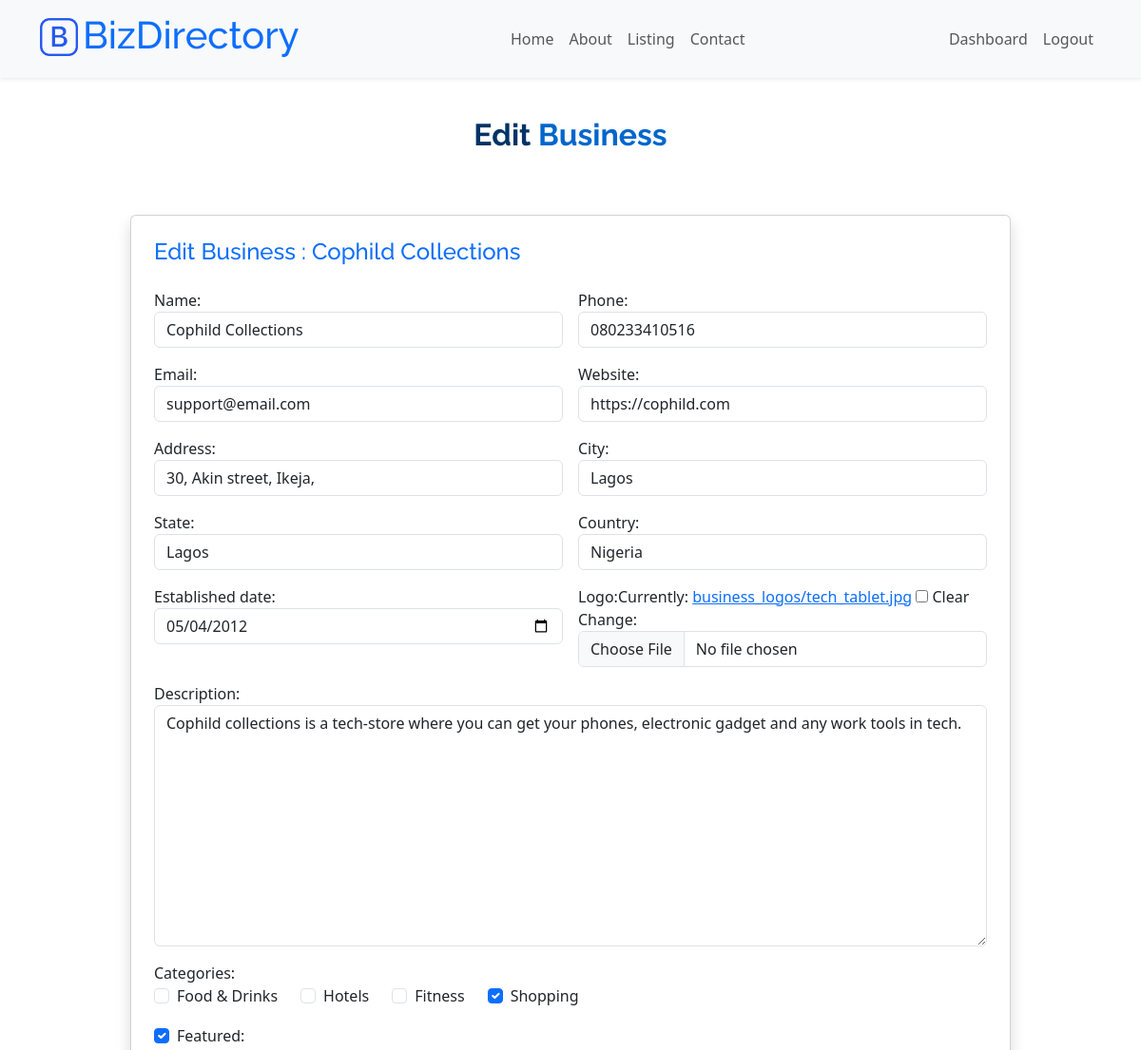
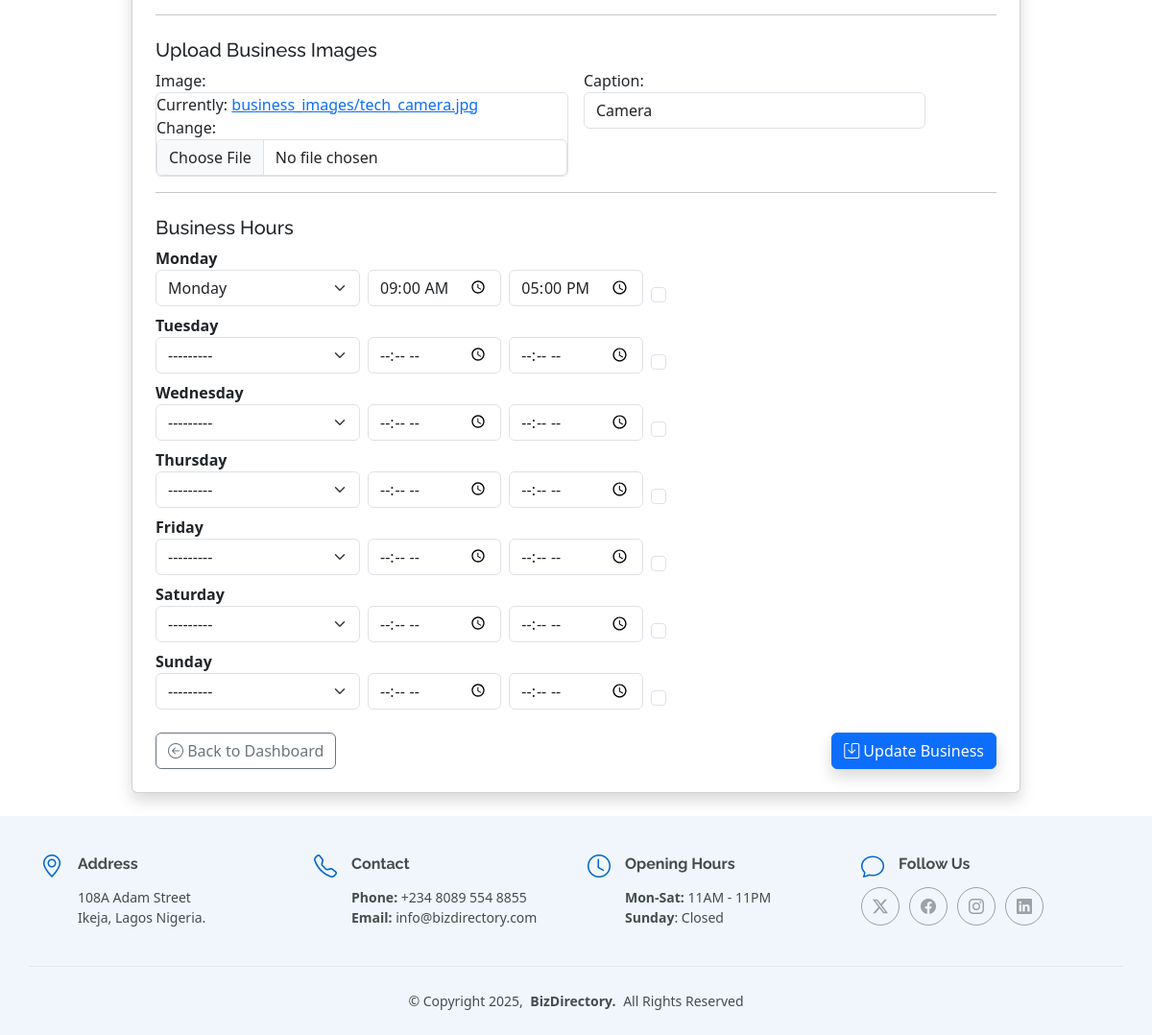
Page /bizDir/business/edit/4/ (signed in) on the committed database (2 pictures, top to bottom).
### bizDir/models.py (models this page shows, shortened)
class Business(models.Model):
    STATUS_CHOICES = [
        ('active', 'Active'),
        ('pending', 'Pending'),
        ('inactive', 'Inactive'),
    ]
    name = models.CharField(max_length=200)
    slug = models.SlugField(unique=True, blank=True) # Added this part
    owner = models.ForeignKey(User, on_delete=models.CASCADE, related_name='owned_businesses')
    description = models.TextField()
    address = models.CharField(max_length=255)
    city = models.CharField(max_length=100)
    state = models.CharField(max_length=100)
    country = models.CharField(max_length=100, default='Nigeria')
    phone = models.CharField(max_length=20)
    email = models.EmailField()
    website = models.URLField(blank=True)
    categories = models.ManyToManyField(BusinessCategory, related_name='businesses')
    featured = models.BooleanField(default=False)
    promoted_until = models.DateField(null=True, blank=True) # Added this part
    established_date = models.DateField(null=True, blank=True)
    logo = models.ImageField(upload_to='business_logos/', null=True, blank=True)
    is_active = models.BooleanField(default=True) # Added this part
    views = models.PositiveBigIntegerField(default=0) # Added this part
    status = models.CharField(max_length=10, choices=STATUS_CHOICES, default='pending')

class BusinessCategory(models.Model):
    name = models.CharField(max_length=100)
    icon = models.CharField(max_length=50, blank=True)  # For frontend display
    def __str__(self):
        return self.name

class BusinessImage(models.Model):
    business = models.ForeignKey(Business, on_delete=models.CASCADE, related_name='images')
    image = models.ImageField(upload_to='business_images/')
    caption = models.CharField(max_length=200, blank=True)

### bizDir/views.py (the view, shortened to what this page needs)
# urls.py: path("business/edit/<int:business_id>/", editBusiness, name="edit_business"),
@login_required(login_url='/bizDir/login')
def editBusiness(request:HttpRequest, business_id):
    try:
        if request.user.profile.role != 'owner':
            messages.error(request, "You do not have permission to edit this business.")
            return redirect('homepage')
        business = Business.objects.get(id=business_id, owner=request.user)
    except Business.DoesNotExist:
        raise Http404("Business not found.")
    business_form = BusinessForm(request.POST or None, request.FILES or None, instance=business)
    image = BusinessImage.objects.filter(business=business).first()
    image_form = BusinessImageForm(request.POST or None, request.FILES or None, instance=image)
    hours_forms = []
    for day in range(7):
        hours = BusinessHours.objects.filter(business=business, day_of_week=day).first()
        form = BusinessHoursForm(request.POST or None, instance=hours, prefix=f"day_{day}")
        hours_forms.append((calendar.day_name[day], form))
    return render(request, "user/edit_business.html",  {
        "business": business,
        'business_form': business_form,
        'image_form': image_form,
        'hours_forms': hours_forms,
    })

### bizDir/forms.py
class BusinessForm(forms.ModelForm):
    def __init__(self, *args, **kwargs):
        super().__init__(*args, **kwargs)
        for field in self.fields.values():
            if isinstance(field.widget, forms.CheckboxInput) or isinstance(field.widget, forms.CheckboxSelectMultiple):
                field.widget.attrs.update({'class': 'form-check-input'})
            else:
                field.widget.attrs.update({'class': 'form-control'})
    class Meta:
        model = Business
        fields = [
            "name", "description", "address", "city", "state", "country",
            "phone", "email", "website", "categories", "featured",
            "established_date", "logo"
        ]
        widgets = {
            "categories": forms.CheckboxSelectMultiple(attrs={'class': 'form-check'}),
            "established_date": forms.DateInput(attrs={"type": "date", "class": "form-control"}),
            "featured": forms.CheckboxInput(attrs={'class': 'form-check-input'}),
        }

class BusinessImageForm(forms.ModelForm):
    class Meta:
        model = BusinessImage
        fields = ['image', 'caption']
        widgets = {
            'image': forms.ClearableFileInput(attrs={'class': 'form-control'}),
            'caption': forms.TextInput(attrs={'class': 'form-control', 'placeholder': 'Image caption'}),
        }

### bizDir/templates/user/edit_business.html (shortened to what this page needs)
{% extends 'base.html' %}
{% load static %}
{% block content %}
<div class="container py-4 ">
    <div class="row justify-content-center ">
        <div class="col-md-12 col-lg-10">
            <section style="padding-bottom: 0;">
                <div class="section-title" data-aos="fade-up">
                    <div><span>Edit</span> <span class="description-title">Business</span></div>
                </div>
            </section>
                <div class="card p-4 shadow">
                    <h4 class="mb-4 text-primary">Edit Business : {{ business.name }}</h4>
                    <form method="post" enctype="multipart/form-data">
                        <div class="row g-3">
                            <div class="col-md-6">{{ business_form.name.label_tag }}{{ business_form.name }}</div>
                            <div class="col-md-6">{{ business_form.phone.label_tag }}{{ business_form.phone }}</div>
                            <div class="col-md-6">{{ business_form.email.label_tag }}{{ business_form.email }}</div>
                            <div class="col-md-6">{{ business_form.website.label_tag }}{{ business_form.website }}</div>
                            <div class="col-md-6">{{ business_form.address.label_tag }}{{ business_form.address }}</div>
                            <div class="col-md-6">{{ business_form.city.label_tag }}{{ business_form.city }}</div>
                            <div class="col-md-6">{{ business_form.state.label_tag }}{{ business_form.state }}</div>
                            <div class="col-md-6">{{ business_form.country.label_tag }}{{ business_form.country }}</div>
                            <div class="col-md-6">{{ business_form.established_date.label_tag }}{{ business_form.established_date }}</div>
                            <div class="col-md-6">{{ business_form.logo.label_tag }}{{ business_form.logo }}</div>
                            <div class="col-12">{{ business_form.description.label_tag }}{{ business_form.description }}</div>
                            <div class="col-12">
                                {{ business_form.categories.label_tag }}
                                <div class="d-flex flex-wrap gap-2">
                                    {% for checkbox in business_form.categories %}
                                        <div class="form-check me-3">
                                            {{ checkbox.tag }} {{ checkbox.choice_label }}
                                        </div>
                                    {% endfor %}
                                </div>
                            </div>
                            <div class="col-12">
                                <div class="form-check">
                                    {{ business_form.featured }}
                                    {{ business_form.featured.label_tag }}
                                </div>
                            </div>
                        </div>
                        <hr>
                        <h5 class="mt-4">Upload Business Images</h5>
                            <div class="mb-3">
                                <div class="row g-3">
                                    <div class="col-md-6">
                                        {{ image_form.image.label_tag }}
                                        <div class="form-control p-0">
                                            {{ image_form.image }}
                                        </div>
                                    </div>
                                    <div class="col-md-5">
                                        {{ image_form.caption.label_tag }}
                                        {{ image_form.caption }}
                                    </div>
                                </div>
                            </div>
                        <hr>
                        <h5 class="mt-4">Business Hours</h5>
                        {% for day, form in hours_forms %}
                            <div class="row g-2 align-items-end mb-2">
                                <div class="col-md-3"><strong>{{ day }}</strong> {{ form.day_of_week }}</div>
                                <div class="col-md-2">{{ form.opening_time }}</div>
                                <div class="col-md-2">{{ form.closing_time }}</div>
                                <div class="col-md-2 mt-4">{{ form.closed }}</div>
                            </div>
                        {% endfor %}
                        <div class="d-flex justify-content-between align-items-center mt-4">
                            <a href="{% url 'owner_dashboard' %}" class="btn btn-outline-secondary">
                                <i class="bi bi-arrow-left-circle"></i> Back to Dashboard
                            </a>
                            <button type="submit" class="btn btn-primary shadow">
                                <i class="bi bi-save"></i> Update Business
                            </button>
                        </div>
                    </form>
                </div>
        </div>
    </div>
</div>
{% endblock %}

### bizDir/static/assets/css/main.css (style rules this page uses)
:root { --default-font: "Roboto", system-ui, -apple-system, "Segoe UI", Roboto, "Helvetica Neue", Arial, "Noto Sans", "Liberation Sans", sans-serif, "Apple Color Emoji", "Segoe UI Emoji", "Segoe UI Symbol", "Noto Color Emoji"; --heading-font: "Raleway", sans-serif; --nav-font: "Poppins", sans-serif; }
:root { --background-color: #ffffff; --default-color: #444d4d; --heading-color: #003366; --accent-color: #0066cc; --surface-color: #ffffff; --contrast-color: #ffffff; }
:root { --nav-color: rgba(255, 255, 255, 0.7); --nav-hover-color: #ffffff; --nav-mobile-background-color: #ffffff; --nav-dropdown-background-color: #ffffff; --nav-dropdown-color: #444d4d; --nav-dropdown-hover-color: #0066cc; }
:root { scroll-behavior: smooth; }
body { color: var(--default-color); background-color: var(--background-color); font-family: var(--default-font); }
a { color: var(--accent-color); text-decoration: none; transition: 0.3s; }
h1, h2, h3, h4, h5, h6 { color: var(--heading-color); font-family: var(--heading-font); }
section, .section { color: var(--default-color); background-color: var(--background-color); padding: 60px 0; scroll-margin-top: 82px; overflow: clip; }
.section-title { text-align: center; padding-bottom: 60px; position: relative; }
.section-title div { color: var(--heading-color); margin: 10px 0 0 0; font-size: 32px; font-weight: 700; font-family: var(--heading-font); }
.section-title div .description-title { color: var(--accent-color); }

### bizDir/templates/base.html (style rules this page uses)
body { padding-top: 0; }

### rows in the picture
Business: name "Cophild Collections", phone "080233410516", email "support@email.com", website "https://cophild.com", address "30, Akin street, Ikeja,", city "Lagos", state "Lagos", country "Nigeria", established_date "05/04/2012", description "Cophild collections is a tech-store where you can get your phones, electronic gadget and any work tools in tech.", featured "☑"
BusinessCategory: choice_label "Food & Drinks"
BusinessCategory: choice_label "Hotels"
BusinessCategory: choice_label "Fitness"
BusinessCategory: choice_label "Shopping"
BusinessImage: caption "Camera"

### other values in the picture
{{ business_form.name.label_tag }} "Name:"
{{ business_form.phone.label_tag }} "Phone:"
{{ business_form.email.label_tag }} "Email:"
{{ business_form.website.label_tag }} "Website:"
{{ business_form.address.label_tag }} "Address:"
{{ business_form.city.label_tag }} "City:"
{{ business_form.state.label_tag }} "State:"
{{ business_form.country.label_tag }} "Country:"
{{ business_form.established_date.label_tag }} "Established date:"
{{ business_form.logo.label_tag }} "Logo:"
{{ business_form.description.label_tag }} "Description:"
{{ business_form.categories.label_tag }} "Categories:"
{{ business_form.featured.label_tag }} "Featured:"
{{ image_form.image.label_tag }} "Image:"
{{ image_form.caption.label_tag }} "Caption:"
